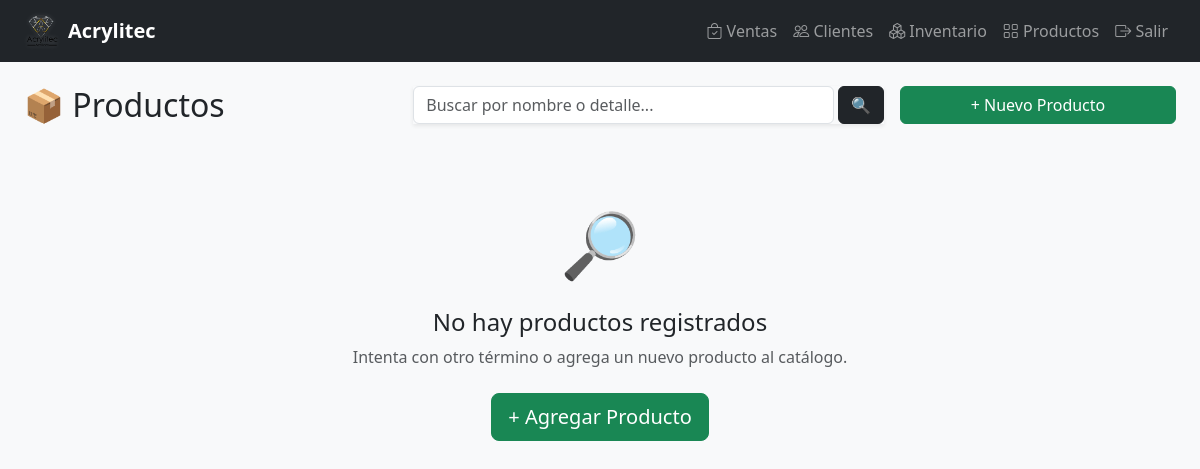
/productos/, run on an earlier commit of the app's database.
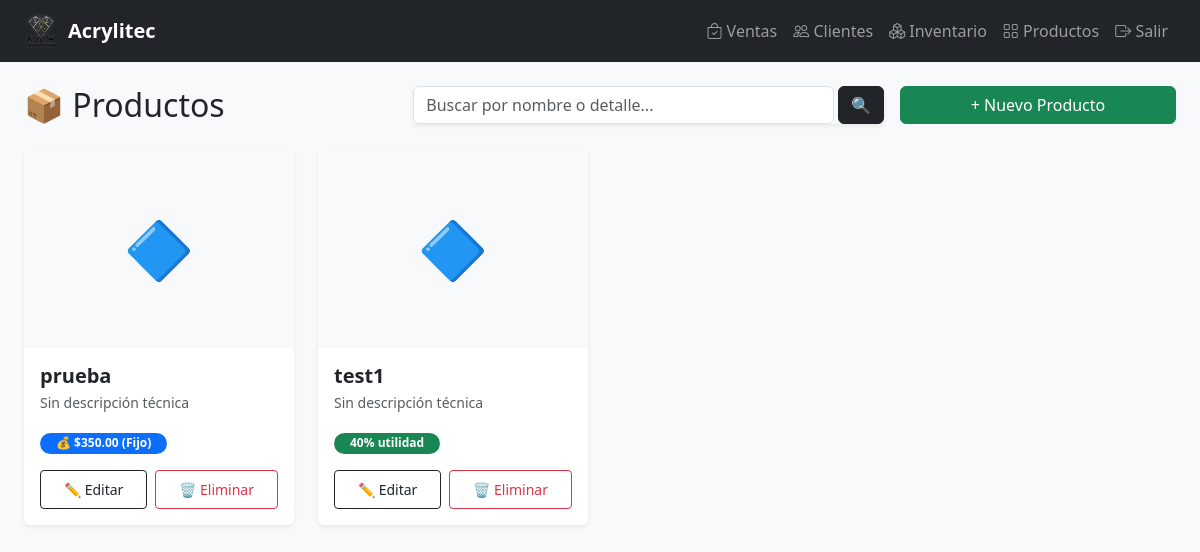
And on a later commit of the database.
### gestion/models.py (models this page shows)
class Productos(models.Model):
    id_producto = models.AutoField(primary_key=True)
    nombre = models.CharField(max_length=100, blank=True, null=True)
    detalle = models.CharField(max_length=100, blank=True, null=True)
    precio_fijo = models.DecimalField(max_digits=10, decimal_places=2, blank=True, null=True, verbose_name="Precio Fijo (Opcional)")
    porcentaje_utilidad = models.IntegerField(default=40)
    foto = models.CharField(max_length=255, blank=True, null=True)
    class Meta:
        managed = True
        db_table = 'productos'
        verbose_name = "Producto"
        verbose_name_plural = "Productos"

### gestion/views.py (the view)
# urls.py: path('productos/', views.lista_productos, name='lista_productos'),
def lista_productos(request):
    query = request.GET.get('q', '')  # Captura el texto del buscador
    productos = Productos.objects.all()
    if query:
        productos = productos.filter(
            Q(nombre__icontains=query) |
            Q(detalle__icontains=query)
        )
    return render(request, 'gestion/productos_list.html', {
        'productos': productos,
        'query': query
    })

### gestion/templates/gestion/productos_list.html (shortened to what this page needs)
{% extends 'gestion/base.html' %}
{% block content %}
<div class="row g-3 mb-4 align-items-center">
    <div class="col-12 col-md-4">
        <h2 class="mb-0">📦 Productos</h2>
    </div>
    <div class="col-12 col-md-5">
        <form method="GET" action="{% url 'lista_productos' %}" class="d-flex shadow-sm">
            <input type="text" name="q" class="form-control"
                   placeholder="Buscar por nombre o detalle..." value="{{ query|default:'' }}">
            <button type="submit" class="btn btn-dark ms-1">🔍</button>
        </form>
    </div>
    <div class="col-12 col-md-3 text-md-end">
        <a href="{% url 'crear_producto' %}" class="btn btn-success w-100 w-md-auto">+ Nuevo Producto</a>
    </div>
</div>
{% if productos %}
<div class="row g-4">
    {% for prod in productos %}
    <div class="col-12 col-md-3">
        <div class="card shadow-sm h-100 border-0">
            {% if prod.foto %}
            <img src="/media/{{ prod.foto }}" class="card-img-top"
                 style="height:200px; object-fit:cover;" alt="{{ prod.nombre }}">
            {% else %}
            <div class="d-flex align-items-center justify-content-center bg-light text-primary"
                 style="height:200px; font-size:3.5rem;">🔷</div>
            {% endif %}
            <div class="card-body d-flex flex-column">
                <h5 class="card-title fw-bold mb-1">{{ prod.nombre }}</h5>
                <p class="text-muted small mb-3">{{ prod.detalle|default:"Sin descripción técnica"|truncatechars:80 }}</p>
                <div class="mt-auto">
                    <div class="mb-3">
                        {% if prod.precio_fijo %}
                            <span class="badge rounded-pill bg-primary px-3">💰 ${{ prod.precio_fijo }} (Fijo)</span>
                        {% else %}
                            <span class="badge rounded-pill bg-success px-3">{{ prod.porcentaje_utilidad }}% utilidad</span>
                        {% endif %}
                    </div>
                    <div class="d-flex gap-2">
                        <a href="{% url 'editar_producto' prod.id_producto %}"
                           class="btn btn-sm btn-outline-dark flex-fill py-2">✏️ Editar</a>
                        <a href="{% url 'eliminar_producto' prod.id_producto %}"
                           class="btn btn-sm btn-outline-danger flex-fill py-2">🗑️ Eliminar</a>
                    </div>
                </div>
            </div>
        </div>
    </div>
    {% endfor %}
</div>
{% else %}
<div class="text-center py-5">
    <div style="font-size:4rem;">🔎</div>
    <h4 class="mt-3">{% if query %}No se encontraron resultados para "{{ query }}"{% else %}No hay productos registrados{% endif %}</h4>
    <p class="text-muted">Intenta con otro término o agrega un nuevo producto al catálogo.</p>
    <a href="{% url 'crear_producto' %}" class="btn btn-success btn-lg mt-2">+ Agregar Producto</a>
</div>
{% endif %}
{% endblock %}

What changed in the data, as far as the page shows it:
added Productos: nombre "prueba", detalle "Sin descripción técnica", precio_fijo "350.00"
added Productos: nombre "test1", detalle "Sin descripción técnica", porcentaje_utilidad "40"
Also different on the page:
text no longer shown: "🔎 No hay productos registrados Intenta con otro término o agrega un nuevo producto al catálogo. + Agregar Producto"
